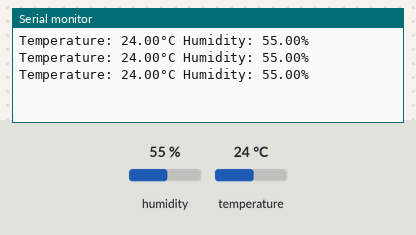
A sketch run on a simulated Arduino Mega 2560, built with avr-gcc and run on an emulated ATmega2560. Parts: the last lines printed to the serial monitor. The inputs (shaded band) are chosen by the test bench; at power-on: humidity 55 %, temperature 24 °C.

Above: at 2.8 s.
2.9 s: humidity set to 22 %
At 5.5 s:
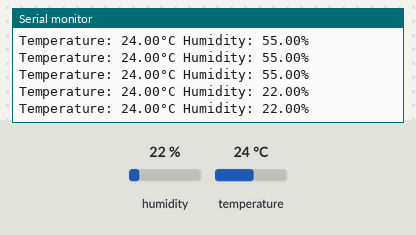
5.6 s: temperature set to 12 °C
At 7.6 s:
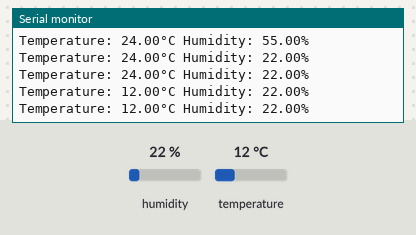
8.3 s: humidity set to 40 %
At 10.0 s:
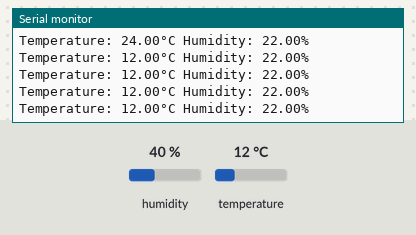
Timing chart, 0 to 11.5 s (numbered marks = the images above; inputs shaded):
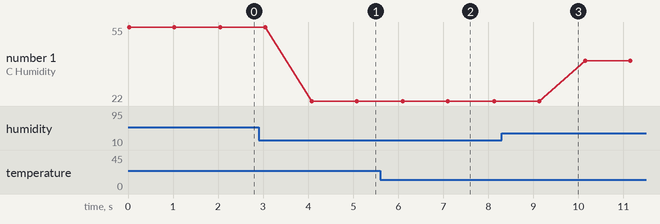

The sketch:

External_Sensor_Project.ino
```cpp
#include "DHT.h"

#define dhtpin 23
DHT dht(dhtpin, DHT11);

void setup() {
  Serial.begin(115200);
  dht.begin();
}

void loop() {
  // put your main code here, to run repeatedly:
  double humidity = dht.readHumidity();
  double temperature = dht.readTemperature(); // celius

  Serial.print("Temperature: ");
  Serial.print(temperature);
  Serial.print("°C Humidity: ");
  Serial.print(humidity);
  Serial.println("%");

  delay(1000); // delay for a more accurate reading
}
```

Measured:
- after the input at 2.9 s, the serial monitor: prints a new line after 1.2 s (image 1)
- after the input at 5.6 s, the serial monitor: prints a new line after 0.50 s (image 2)
- plotted number 1: 55 → 22 after the input at 2.9 s, 22 → 40 after the input at 8.3 s
